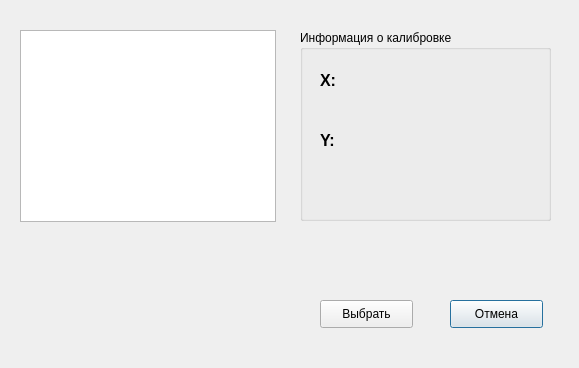
<?xml version="1.0" encoding="UTF-8"?>
<ui version="4.0">
 <class>FormTariration</class>
 <widget class="QDialog" name="FormTariration">
  <property name="geometry">
   <rect>
    <x>0</x>
    <y>0</y>
    <width>579</width>
    <height>368</height>
   </rect>
  </property>
  <property name="windowTitle">
   <string>Выбор калибровки</string>
  </property>
  <widget class="QListWidget" name="listWidget">
   <property name="geometry">
    <rect>
     <x>20</x>
     <y>30</y>
     <width>256</width>
     <height>192</height>
    </rect>
   </property>
  </widget>
  <widget class="QPushButton" name="pushButton_2">
   <property name="geometry">
    <rect>
     <x>450</x>
     <y>300</y>
     <width>93</width>
     <height>28</height>
    </rect>
   </property>
   <property name="text">
    <string>Отмена</string>
   </property>
  </widget>
  <widget class="QPushButton" name="pushButton_3">
   <property name="geometry">
    <rect>
     <x>320</x>
     <y>300</y>
     <width>93</width>
     <height>28</height>
    </rect>
   </property>
   <property name="text">
    <string>Выбрать</string>
   </property>
  </widget>
  <widget class="QGroupBox" name="groupBox">
   <property name="geometry">
    <rect>
     <x>300</x>
     <y>30</y>
     <width>251</width>
     <height>191</height>
    </rect>
   </property>
   <property name="title">
    <string>Информация о калибровке</string>
   </property>
   <widget class="QLabel" name="label_2">
    <property name="geometry">
     <rect>
      <x>20</x>
      <y>30</y>
      <width>31</width>
      <height>41</height>
     </rect>
    </property>
    <property name="font">
     <font>
      <pointsize>12</pointsize>
      <weight>75</weight>
      <bold>true</bold>
     </font>
    </property>
    <property name="text">
     <string>X:</string>
    </property>
   </widget>
   <widget class="QLabel" name="label">
    <property name="geometry">
     <rect>
      <x>60</x>
      <y>20</y>
      <width>181</width>
      <height>61</height>
     </rect>
    </property>
    <property name="font">
     <font>
      <pointsize>12</pointsize>
     </font>
    </property>
    <property name="text">
     <string/>
    </property>
   </widget>
   <widget class="QLabel" name="label_3">
    <property name="geometry">
     <rect>
      <x>20</x>
      <y>90</y>
      <width>31</width>
      <height>41</height>
     </rect>
    </property>
    <property name="font">
     <font>
      <pointsize>12</pointsize>
      <weight>75</weight>
      <bold>true</bold>
     </font>
    </property>
    <property name="text">
     <string>Y:</string>
    </property>
   </widget>
   <widget class="QLabel" name="label_4">
    <property name="geometry">
     <rect>
      <x>60</x>
      <y>80</y>
      <width>181</width>
      <height>61</height>
     </rect>
    </property>
    <property name="font">
     <font>
      <pointsize>12</pointsize>
     </font>
    </property>
    <property name="text">
     <string/>
    </property>
   </widget>
  </widget>
 </widget>
 <resources/>
 <connections/>
</ui>
